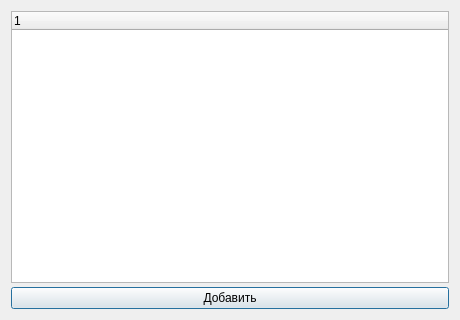
<?xml version="1.0" encoding="UTF-8"?>
<ui version="4.0"><class>Dialog</class><widget class="QDialog" name="Dialog"><property name="geometry"><rect><x>0</x><y>0</y><width>460</width><height>320</height></rect></property><property name="windowTitle"><string>#103 lists/188_tree_disabled</string></property><layout class="QVBoxLayout" name="verticalLayout"><property name="leftMargin"><number>11</number></property><property name="topMargin"><number>11</number></property><property name="rightMargin"><number>11</number></property><property name="bottomMargin"><number>11</number></property><property name="spacing"><number>4</number></property><item><widget class="QTreeWidget" name="tree"></widget></item><item><widget class="QPushButton" name="b1"><property name="text"><string>Добавить</string></property></widget></item></layout></widget></ui>
